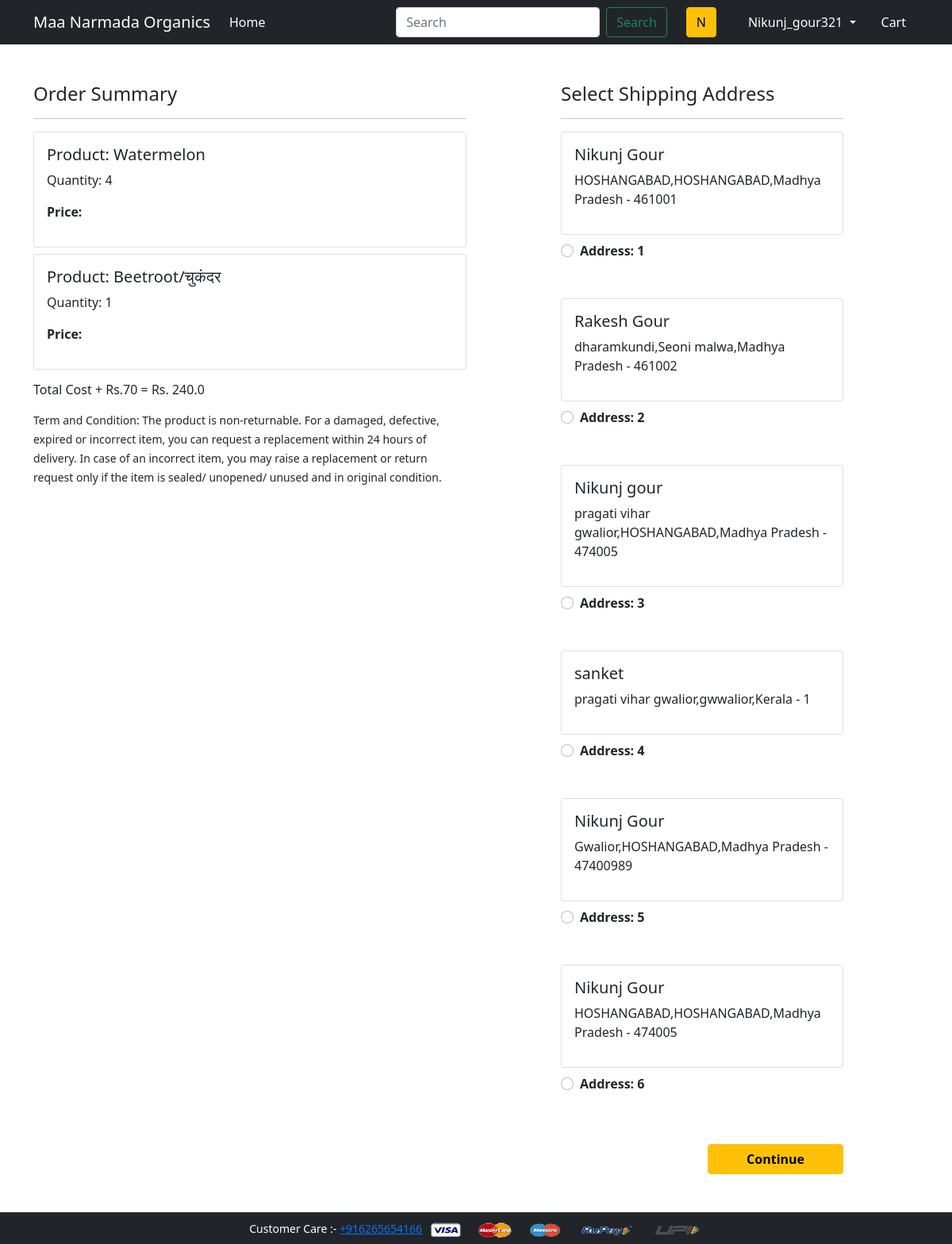
Screenshot of /checkout/ (signed in) with the database file from the repository.
### app/models.py (models this page shows)
class Cart(models.Model):
    user = models.ForeignKey(User, on_delete=models.CASCADE)
    Product = models.ForeignKey(Product, on_delete=models.CASCADE)
    quantity = models.PositiveIntegerField(default=1)

class Product(models.Model):
    title = models.CharField(max_length=100)
    selling_price = models.FloatField()
    discounted_price = models.FloatField()
    description = models.TextField()
    brand = models.CharField(max_length=100)
    category = models.CharField(choices=CATEGORY_CHOICES, max_length=2)
    product_image = models.ImageField(upload_to='productimg')

class Customer(models.Model):
    user = models.ForeignKey(User, on_delete=models.CASCADE)
    name = models.CharField(max_length=200)
    locality = models.CharField(max_length=200)
    city = models.CharField(max_length=50)
    zipcode = models.IntegerField()
    state = models.CharField(choices=STATE_CHOICE, max_length=50)

### app/views.py (the view)
# urls.py: path('checkout/', views.checkout, name='checkout'),
def checkout(request):
    user = request.user
    add = Customer.objects.filter(user=user)
    cart_items = Cart.objects.filter(user=user)
    amount = 0.0
    shipping_amount = 70.0
    cart_product = [p for p in Cart.objects.all() if p.user == request.user]
    if cart_product:
        for p in cart_product:
            tempamount = (p.quantity * p.Product.discounted_price)
            amount += tempamount
        totalamount = amount + shipping_amount
    return render(request, 'app/checkout.html', {'add': add, 'totalamount': totalamount, 'cart_items': cart_items})

### app/templates/app/checkout.html (shortened to what this page needs)
{% extends 'app/base.html' %}
{% load static %}
{% block main-content %}
<div class="container">
 <div class="row mt-5">
  <div class="col-sm-6">
    <h4>Order Summary</h4>
    <hr>
    {% for item in cart_items %}
      <div class="card mb-2">
        <div class="card-body">
          <h5>Product: {{item.Product.title}}</h5>
          <p>Quantity: {{item.quantity}}</p>
          <p class="fw-bold">Price: {{item.total_cost}}</p>
        </div>
      </div>
      {% endfor %}
    <p><h6>Total Cost + Rs.70 =  Rs. {{totalamount}}</h6></p>
    <small>Term and Condition: The product is non-returnable. For a damaged, defective, expired or incorrect item, you can request a replacement within 24 hours of delivery.
In case of an incorrect item, you may raise a replacement or return request only if the item is sealed/ unopened/ unused and in original condition.</small>
  </div>
  <div class="col-sm-4 offset-sm-1">
    <h4>Select Shipping Address</h4>
    <hr>
    <form action="/paymentdone">
    {% for ad in add %}
      <div class="card">
        <div class="card-body">
        <h5>{{ad.name}}</h5>
        <p>{{ad.locality}},{{ad.city}},{{ad.state}} - {{ad.zipcode}}</p>
        </div>
      </div>
        <div class="form-check mt-2 mb-5">
          <input class="form-check-input" type="radio" name="custid" id="custadd{{forloop.counter}}" value="{{ad.id}}">
          <label class="form-check-label fw-bold" for="custadd{{forloop.counter}}">
            Address: {{forloop.counter}}</label>
        </div>
        {% endfor %}
        <div class="text-end">
          <button type="submit" class="btn btn-warning mt-3 px-5 fw-bold">Continue</button>
        </div>
      </form>
    </div>
  </div>
</div>
{% endblock main-content %}

### app/templates/app/base.html (shortened to what this page needs)
<!doctype html>
{% load static %}
<html lang="en">
  <head>
    <link href="https://cdn.jsdelivr.net/npm/bootstrap@5.0.0-beta1/dist/css/bootstrap.min.css" rel="stylesheet">
    <link rel="stylesheet" href="{% static 'app/css/owl.carousel.min.css' %}">
    <link rel="stylesheet" href="{% static 'app/css/all.min.css' %}">
    <link rel="stylesheet" href="{% static 'app/css/style.css' %}">
  </head>
  <body>
    <nav class="navbar navbar-expand-lg navbar-dark bg-dark">
     <div class="container">
       <a class="navbar-brand" href="/">Maa Narmada Organics</a>
       <div class="collapse navbar-collapse" id="navbarSupportedContent">
         <ul class="navbar-nav me-auto mb-2 mb-lg-0">
          {% if request.user.is_authenticated %}
           <li class="nav-item">
             <a class="nav-link active" aria-current="page" href="/">Home</a>
           </li>
         </ul>
         <form method="GET" action='/search' class="d-flex">
          <input name="keyword" id="search" class="form-control me-2" type="search" placeholder="Search" aria-label="Search">
          <button class="btn btn-outline-success" type="submit">Search</button>
         </form>
        <button class="btn btn-warning mx-4">{{request.user.username|first|capfirst}}</button>
         <div>
          <ul class="navbar-nav me-auto mb-2 mb-lg-0">
           <li class="nav-item dropdown mx-2">
              <a class="nav-link dropdown-toggle text-white" href="#" id="profileDropdown" role="button" data-bs-toggle="dropdown" aria-expanded="false">
                {{request.user.username|capfirst}}
              </a>
            </li>
            <li class="nav-item mx-2">
             <a href="{% url 'showcart' %}" class="nav-link text-white"> Cart </a>
            </li>
            {% endif %}
          </ul>
         </div>
       </div>
     </div>
    </nav>
    {% block main-content %} {% endblock main-content %}
    <footer class="container-fluid bg-dark text-center p-2 mt-5">
        <small class="text-white">Customer Care :- <a href="tel:+916265654166">+916265654166</a> </small>
        <img src="{% static 'app/images/payment.png' %}" alt="" srcset="" class="img-fluid" height="2px">
    </footer>
  </body>
</html>

### rows the page displays
Cart: Product "Watermelon", quantity "4"
Cart: Product "Beetroot/चुकंदर", quantity "1"
Customer: name "Nikunj Gour", locality "HOSHANGABAD", city "HOSHANGABAD", state "Madhya Pradesh", zipcode "461001"
Customer: name "Rakesh Gour", locality "dharamkundi", city "Seoni malwa", state "Madhya Pradesh", zipcode "461002"
Customer: name "Nikunj gour", locality "pragati vihar gwalior", city "HOSHANGABAD", state "Madhya Pradesh", zipcode "474005"
Customer: name "sanket", locality "pragati vihar gwalior", city "gwwalior", state "Kerala", zipcode "1"
Customer: name "Nikunj Gour", locality "Gwalior", city "HOSHANGABAD", state "Madhya Pradesh", zipcode "47400989"
Customer: name "Nikunj Gour", locality "HOSHANGABAD", city "HOSHANGABAD", state "Madhya Pradesh", zipcode "474005"

### other values shown
{{ request.user.username|first|capfirst }} "N"
{{ request.user.username|capfirst }} "Nikunj_gour321"
{{ totalamount }} "240.0"
